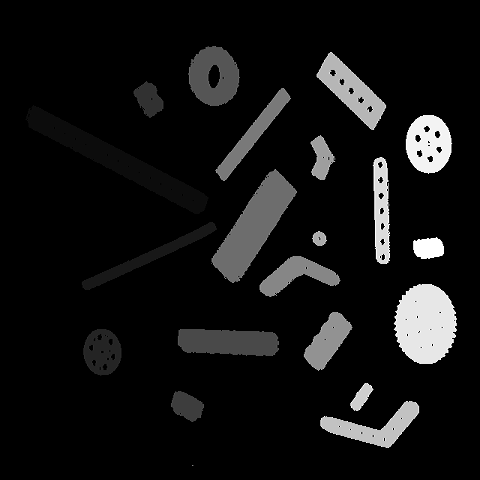
#> input picture 0_img/sample6.png, 480 x 480 px, found by its file name
$ python 2_component_labelling.py
#> lines starting #> are read from the running program, lines starting #| are printed output that depends on the picture; after the words box and inside, x2 and y2 are one past the last pixel; in counts of white or black regions, pixels touching at a corner belong together
import cv2
import numpy as np

img=cv2.imread("C:/Users/imrk0/Desktop/CV/0_img/sample6.PNG",0)
#> img is the input picture: shape (480, 480); min 0, max 255, mean 19
cv2.imshow("Original",img)
img = cv2.threshold(img,0,255,cv2.THRESH_BINARY)[1]
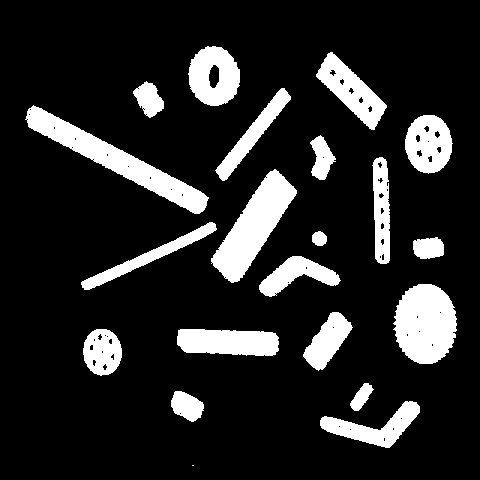
#> img: shape (480, 480); 15.3% white; 21 white regions (1 under 20 px), largest, box (x1, y1, x2, y2) and area: (25, 105, 209, 214) 4432, (211, 169, 297, 283) 4031, (393, 284, 457, 364) 3941
num_labels, labels = cv2.connectedComponents(img)
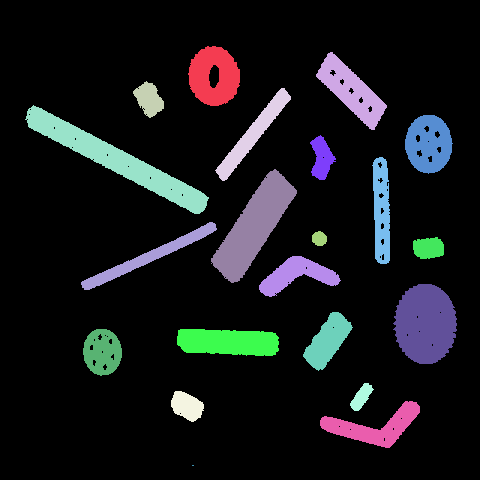
#> labels: shape (480, 480) int32; 22 distinct labels, from 0 to 21; one colour per label, 0 black
#> num_labels = 22
x=1
a=[]
b=[]
for i in range(len(labels[0])):
    for j in range(len(labels[0])):
        if labels[i][j]==x:
            a.append(i)
            b.append(j)
            x+=1
#> after the loop, a = [46, 52, 81, 88, 105, 115, 135, 157, 169, 222, 231, 237, 256, 284, 312, 329, 329, 383, 391, 401, 465]; b = [207, 330, 146, 281, 33, 423, 320, 379, 274, 209, 318, 435, 292, 418, 332, 96, 180, 364, 175, 405, 192]; x = 22

label_hue = np.uint8(179*labels/np.max(labels))
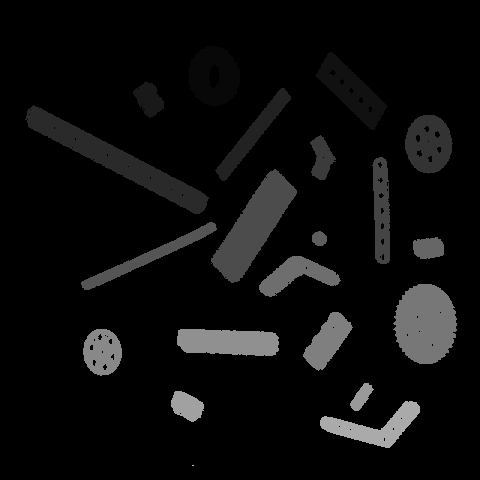
#> label_hue: shape (480, 480); min 0, max 179, mean 12.6
blank_ch = 255*np.ones_like(label_hue)
labeled_img = cv2.merge([label_hue,blank_ch,blank_ch])
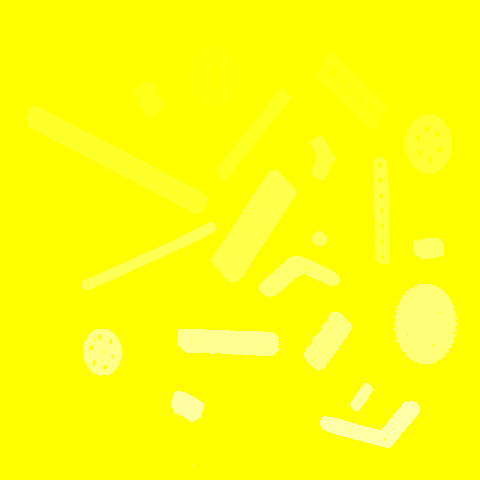
#> labeled_img: shape (480, 480, 3); mean of channels 0, 1, 2 12.6, 255, 255; drawn as B, G, R
labeled_img = cv2.cvtColor(labeled_img,cv2.COLOR_HSV2BGR)
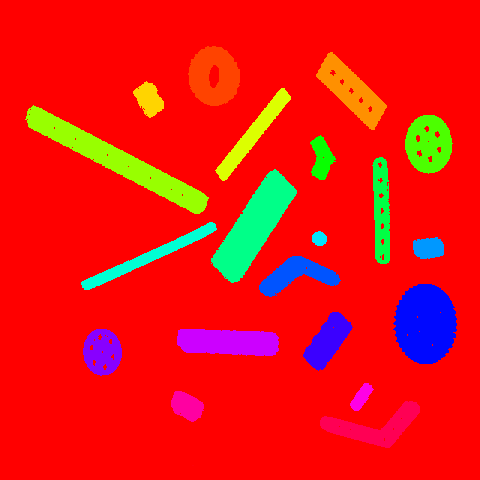
#> labeled_img: shape (480, 480, 3); mean B, G, R 18.4, 21.4, 233.3
labeled_img[label_hue==0] = 0
labeled_img = cv2.putText(labeled_img,"Number of components = "+str(num_labels),(5,25), cv2.FONT_HERSHEY_SIMPLEX,1,(255,255,255),2,cv2.LINE_AA)
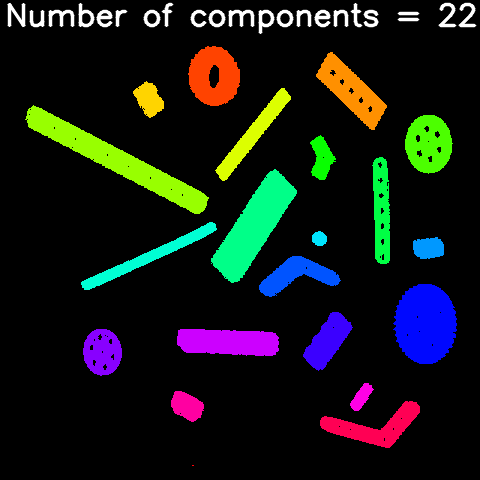
#> labeled_img: shape (480, 480, 3); mean B, G, R 22, 25, 21

for i in range(x-1):
    labeled_img = cv2.putText(labeled_img,str(i),(b[i],a[i]),cv2.FONT_HERSHEY_SIMPLEX,0.4,(255,255,255),1,cv2.LINE_AA)
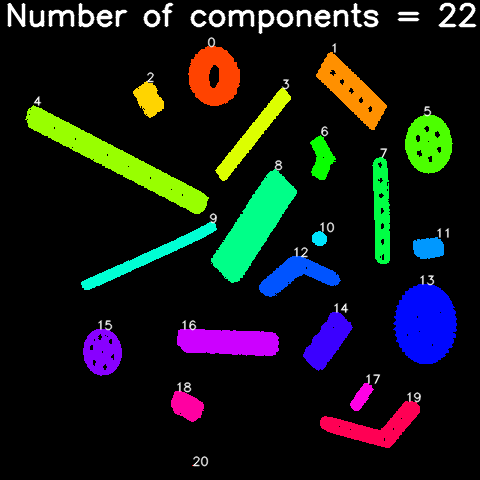
#> labeled_img: shape (480, 480, 3); mean B, G, R 22.8, 25.8, 21.8

cv2.imshow("Labeled",labeled_img)
cv2.waitKey(0)
cv2.destroyAllWindows()
